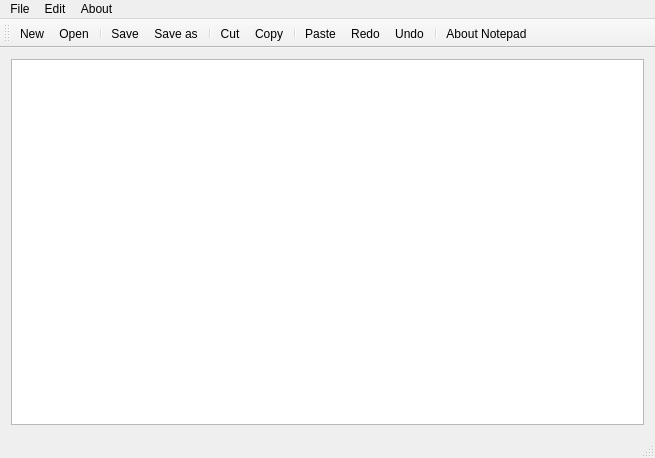
<?xml version="1.0" encoding="UTF-8"?>
<ui version="4.0">
 <class>MainWindow</class>
 <widget class="QMainWindow" name="MainWindow">
  <property name="geometry">
   <rect>
    <x>0</x>
    <y>0</y>
    <width>655</width>
    <height>458</height>
   </rect>
  </property>
  <property name="windowTitle">
   <string>MainWindow</string>
  </property>
  <widget class="QWidget" name="centralWidget">
   <layout class="QHBoxLayout" name="horizontalLayout">
    <item>
     <widget class="QTextEdit" name="textEdit"/>
    </item>
   </layout>
  </widget>
  <widget class="QMenuBar" name="menuBar">
   <property name="geometry">
    <rect>
     <x>0</x>
     <y>0</y>
     <width>655</width>
     <height>22</height>
    </rect>
   </property>
   <widget class="QMenu" name="menuFile">
    <property name="title">
     <string>File</string>
    </property>
    <addaction name="actionNew"/>
    <addaction name="actionOpen"/>
    <addaction name="separator"/>
    <addaction name="actionSave"/>
    <addaction name="actionSave_as"/>
   </widget>
   <widget class="QMenu" name="menuEdit">
    <property name="title">
     <string>Edit</string>
    </property>
    <addaction name="actionCut"/>
    <addaction name="actionCopy"/>
    <addaction name="actionPaste"/>
    <addaction name="separator"/>
    <addaction name="actionRedo"/>
    <addaction name="actionUndo"/>
   </widget>
   <widget class="QMenu" name="menuAbout">
    <property name="title">
     <string>About</string>
    </property>
    <addaction name="actionAbout_Notepad"/>
   </widget>
   <addaction name="menuFile"/>
   <addaction name="menuEdit"/>
   <addaction name="menuAbout"/>
  </widget>
  <widget class="QToolBar" name="mainToolBar">
   <attribute name="toolBarArea">
    <enum>TopToolBarArea</enum>
   </attribute>
   <attribute name="toolBarBreak">
    <bool>false</bool>
   </attribute>
   <addaction name="actionNew"/>
   <addaction name="actionOpen"/>
   <addaction name="separator"/>
   <addaction name="actionSave"/>
   <addaction name="actionSave_as"/>
   <addaction name="separator"/>
   <addaction name="actionCut"/>
   <addaction name="actionCopy"/>
   <addaction name="separator"/>
   <addaction name="actionPaste"/>
   <addaction name="actionRedo"/>
   <addaction name="actionUndo"/>
   <addaction name="separator"/>
   <addaction name="actionAbout_Notepad"/>
  </widget>
  <widget class="QStatusBar" name="statusBar"/>
  <action name="actionNew">
   <property name="text">
    <string>New</string>
   </property>
  </action>
  <action name="actionOpen">
   <property name="text">
    <string>Open</string>
   </property>
  </action>
  <action name="actionSave">
   <property name="text">
    <string>Save</string>
   </property>
  </action>
  <action name="actionSave_as">
   <property name="text">
    <string>Save as</string>
   </property>
  </action>
  <action name="actionCut">
   <property name="text">
    <string>Cut</string>
   </property>
  </action>
  <action name="actionCopy">
   <property name="text">
    <string>Copy</string>
   </property>
  </action>
  <action name="actionPaste">
   <property name="text">
    <string>Paste</string>
   </property>
  </action>
  <action name="actionRedo">
   <property name="text">
    <string>Redo</string>
   </property>
  </action>
  <action name="actionUndo">
   <property name="text">
    <string>Undo</string>
   </property>
  </action>
  <action name="actionAbout_Notepad">
   <property name="text">
    <string>About Notepad</string>
   </property>
  </action>
 </widget>
 <layoutdefault spacing="6" margin="11"/>
 <resources/>
 <connections/>
</ui>
